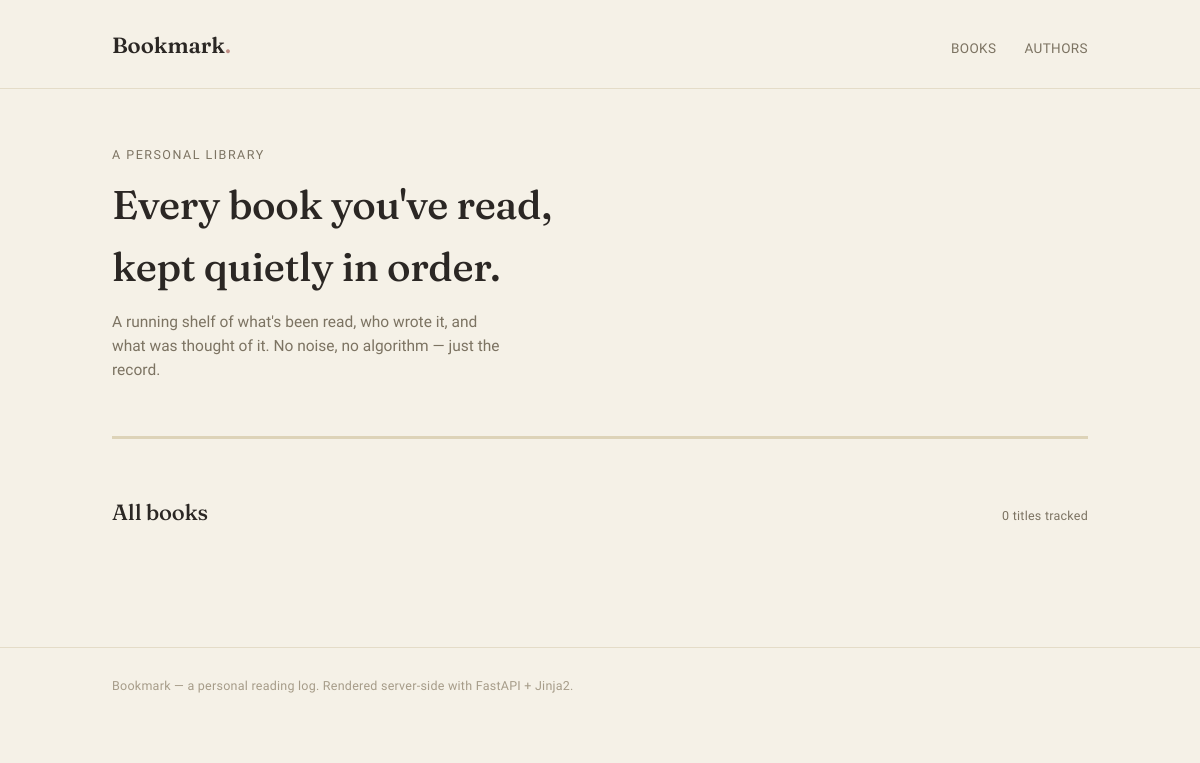
The app's page /home, older data.
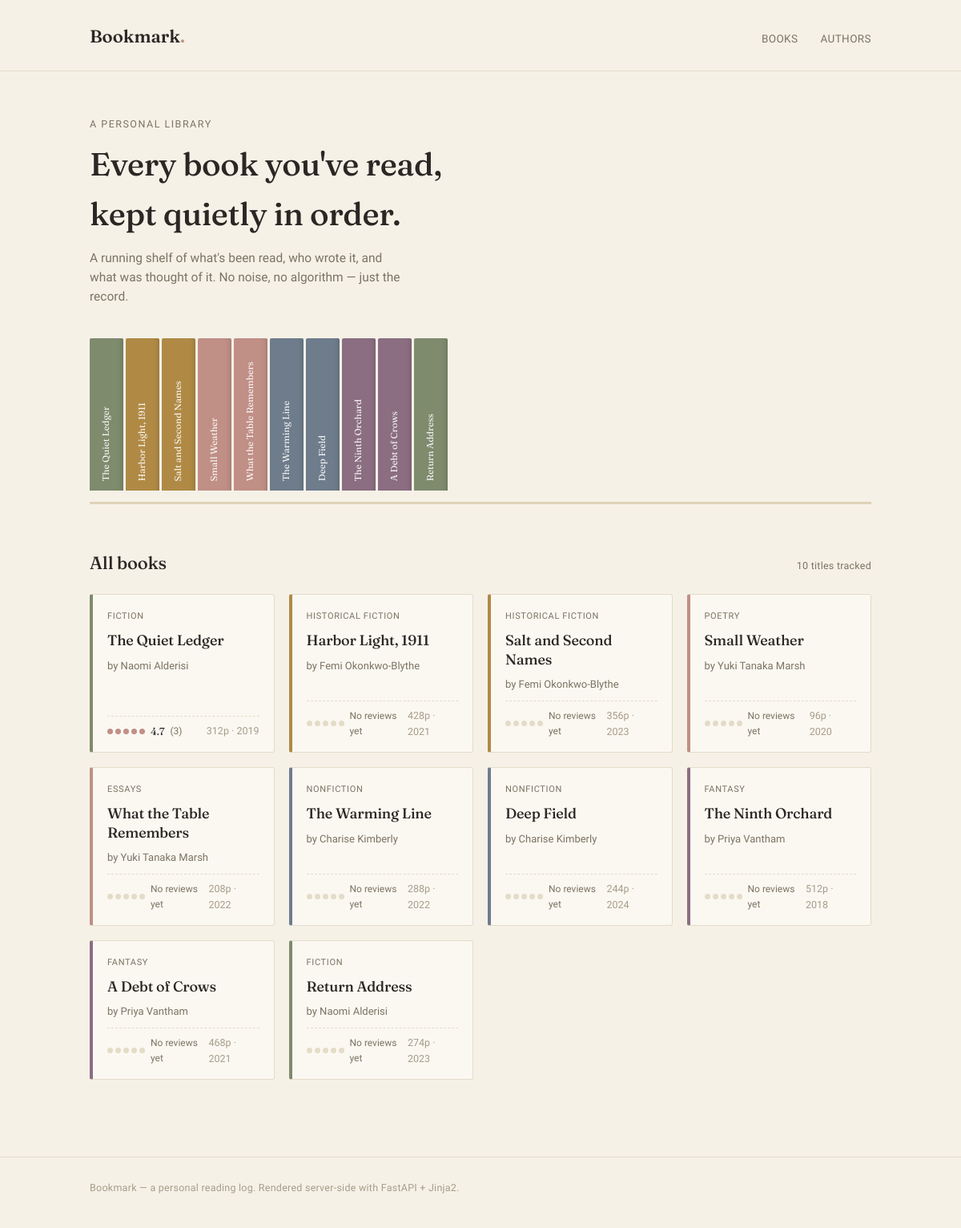
The same page, newer data.
### models.py (models this page shows)
class Book(Base):
    __tablename__ = 'books'
    id: Mapped[int] = mapped_column(Integer, primary_key=True, index=True)
    title: Mapped[str] = mapped_column(String(200), nullable=False)
    genre: Mapped[str] = mapped_column(String(200), nullable=False)
    pages: Mapped[int] = mapped_column(Integer, nullable=False)
    year: Mapped[int] = mapped_column(Integer, nullable=False)
    description: Mapped[str | None] = mapped_column(Text, nullable=True)
    author_id: Mapped[int] = mapped_column(ForeignKey("authors.id"), nullable=False)        # Foreign Key
    author: Mapped["Author"] = relationship(back_populates="books")
    reviews: Mapped[list["Review"]] = relationship(back_populates="book", cascade="all, delete-orphan")

class Author(Base):
    __tablename__ = "authors"
    id: Mapped[int] = mapped_column(primary_key=True, index=True)
    name: Mapped[str] = mapped_column(String(100), nullable=False)
    bio: Mapped[str | None] = mapped_column(String(500), nullable=True)
    initials: Mapped[str | None] = mapped_column(String(10), nullable=True)
    books: Mapped[list["Book"]] = relationship(back_populates="author", cascade="all, delete-orphan")

### main.py (the view)
@app.get("/", include_in_schema=False)
@app.get("/home", include_in_schema=False)
def home(request: Request, db: Annotated[Session, Depends(get_db)]):
    result = db.execute(select(models.Author))
    authors = result.scalars().all()
    result = db.execute(select(models.Book))
    books = result.scalars().all()
    return templates.TemplateResponse(
        request,
        "index.html",
        {"authors" : authors, "books" : books}
    )

### templates/index.html (shortened to what this page needs)
{% extends "base.html" %}
{% block content %}
{% set genre_tone = {
  'Fiction': 'sage',
  'Historical Fiction': 'ochre',
  'Poetry': 'rose',
  'Essays': 'rose',
  'Nonfiction': 'slate',
  'Fantasy': 'plum'
} %}
<div class="wrap">
  <section class="hero">
    <div class="eyebrow">A personal library</div>
    <h1>Every book you've read,<br>kept quietly in order.</h1>
    <p class="sub">A running shelf of what's been read, who wrote it, and what was thought of it. No noise, no algorithm — just the record.</p>
    <div class="shelf" aria-label="Browse by spine">
      {% for book in books[:10] %}
        <a class="spine tone-{{ genre_tone.get(book.genre, 'sage') }}" href="/books/{{ book.id }}" title="{{ book.title }}">
          <span class="spine-label">{{ book.title }}</span>
        </a>
      {% endfor %}
    </div>
  </section>
  <section>
    <div class="section-head">
      <h2>All books</h2>
      <span class="count-tag">{{ books|length }} titles tracked</span>
    </div>
    <div class="grid">
      {% for book in books %}
        {% set author = authors | selectattr('id', 'equalto', book.author_id) | first %}
        {% set review_count = book.reviews|length %}
        {% set avg = (book.reviews | sum(attribute='rating') / review_count) if review_count > 0 else None %}
        {% set rounded = avg|round(0, 'common')|int if avg else 0 %}
        <a class="card tone-{{ genre_tone.get(book.genre, 'sage') }}" href="/books/{{ book.id }}">
          <span class="tag-genre">{{ book.genre }}</span>
          <h3>{{ book.title }}</h3>
          <span class="by">by {{ author.name if author else "Unknown" }}</span>
          <div class="meta">
            <span class="rating-line">
              <span class="dots">
                {% for i in range(1, 6) %}
                  <span class="dot {{ 'filled' if i <= rounded else '' }}"></span>
                {% endfor %}
              </span>
              {% if avg %}
                <span class="num">{{ "%.1f"|format(avg) }}</span>
                <span>({{ review_count }})</span>
              {% else %}
                <span>No reviews yet</span>
              {% endif %}
            </span>
            <span>{{ book.pages }}p · {{ book.year }}</span>
          </div>
        </a>
      {% endfor %}
    </div>
  </section>
</div>
{% endblock %}

Row changes from the older to the newer data that the page shows:
added Book: title "The Quiet Ledger", genre "FICTION", avg "4.7", review_count "3", pages "312", year "2019"
added Book: title "Harbor Light, 1911", genre "HISTORICAL FICTION", shows "No reviews yet", pages "428", year "2021"
added Book: title "Salt and Second Names", genre "HISTORICAL FICTION", shows "No reviews yet", pages "356", year "2023"
added Book: title "Small Weather", genre "POETRY", shows "No reviews yet", pages "96", year "2020"
added Book: title "What the Table Remembers", genre "ESSAYS", shows "No reviews yet", pages "208", year "2022"
added Book: title "The Warming Line", genre "NONFICTION", shows "No reviews yet", pages "288", year "2022"
added Book: title "Deep Field", genre "NONFICTION", shows "No reviews yet", pages "244", year "2024"
added Book: title "The Ninth Orchard", genre "FANTASY", shows "No reviews yet", pages "512", year "2018"
added Book: title "A Debt of Crows", genre "FANTASY", shows "No reviews yet", pages "468", year "2021"
added Book: title "Return Address", genre "FICTION", shows "No reviews yet", pages "274", year "2023"
now on this page (row unchanged): Author: name "Naomi Alderisi"
now on this page (row unchanged): Author: name "Femi Okonkwo-Blythe"
now on this page (row unchanged): Author: name "Yuki Tanaka Marsh"
added Author: name "Charise Kimberly"
added Author: name "Priya Vantham"
Text that changed along with them:
{{ books|length }}: "0" → "10"
